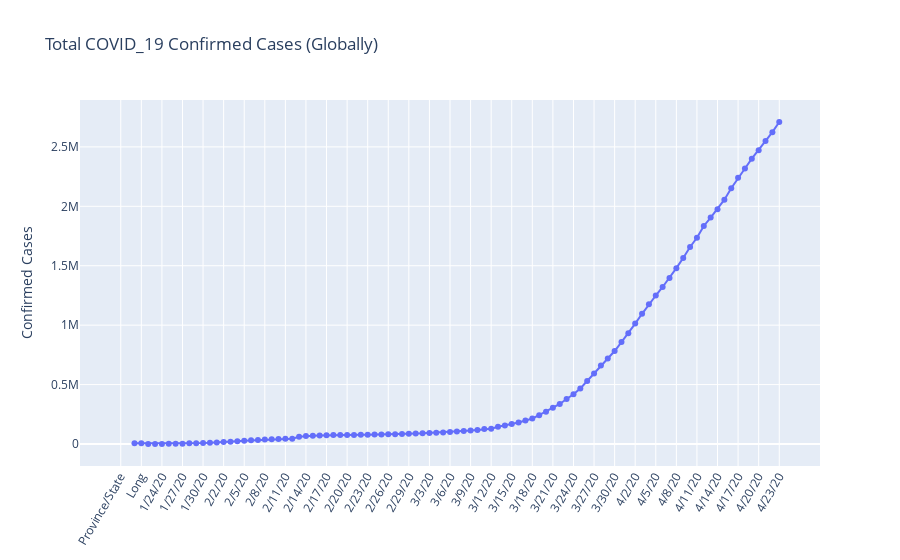

Notebook code for this chart:
### Code cell
fig = go.Figure(data=go.Scatter(x=confirmed_ts_summary.index,
                                y=confirmed_ts_summary.values,
                                mode='lines+markers')) # hover text goes here

fig.update_layout(title='Total COVID_19 Confirmed Cases (Globally)',
                  yaxis_title = 'Confirmed Cases',
                  
                  xaxis_tickangle = 300)
fig.show()

### Figure 1 — Plotly figure (JSON) as saved in the notebook; plotly's stock layout.template omitted (floating-point values rounded to 4 significant figures)
{"data": [{"mode": "lines+markers", "type": "scatter", "x": ["Province/State", "Country/Region", "Lat", "Long", "1/22/20", "1/23/20", "1/24/20", "1/25/20", "1/26/20", "1/27/20", "1/28/20", "1/29/20", "1/30/20", "1/31/20", "2/1/20", "2/2/20", "2/3/20", "2/4/20", "2/5/20", "2/6/20", "2/7/20", "2/8/20", "2/9/20", "2/10/20", "2/11/20", "2/12/20", "2/13/20", "2/14/20", "2/15/20", "2/16/20", "2/17/20", "2/18/20", "2/19/20", "2/20/20", "2/21/20", "2/22/20", "2/23/20", "2/24/20", "2/25/20", "2/26/20", "2/27/20", "2/28/20", "2/29/20", "3/1/20", "3/2/20", "3/3/20", "3/4/20", "3/5/20", "3/6/20", "3/7/20", "3/8/20", "3/9/20", "3/10/20", "3/11/20", "3/12/20", "3/13/20", "3/14/20", "3/15/20", "3/16/20", "3/17/20", "3/18/20", "3/19/20", "3/20/20", "3/21/20", "3/22/20", "3/23/20", "3/24/20", "3/25/20", "3/26/20", "3/27/20", "3/28/20", "3/29/20", "3/30/20", "3/31/20", "4/1/20", "4/2/20", "4/3/20", "4/4/20", "4/5/20", "4/6/20", "4/7/20", "4/8/20", "4/9/20", "4/10/20", "4/11/20", "4/12/20", "4/13/20", "4/14/20", "4/15/20", "4/16/20", "4/17/20", "4/18/20", "4/19/20", "4/20/20", "4/21/20", "4/22/20", "4/23/20"], "y": ["Australian Capital TerritoryNew South WalesNorthern TerritoryQueenslandSouth AustraliaTasmaniaVictoriaWestern AustraliaAlbertaBritish ColumbiaGrand PrincessManitobaNew BrunswickNewfoundland and LabradorNova ScotiaOntarioPrince Edward IslandQuebecSaskatchewanAnhuiBeijingChongqingFujianGansuGuangdongGuangxiGuizhouHainanHebeiHeilongjiangHenanHong KongHubeiHunanInner MongoliaJiangsuJiangxiJilinLiaoningMacauNingxiaQinghaiShaanxiShandongShanghaiShanxiSichuanTianjinTibetXinjiangYunnanZhejiangFaroe IslandsGreenlandFrench GuianaFrench PolynesiaGuadeloupeMayotteNew CaledoniaReunionSaint BarthelemySt MartinMartiniqueArubaCuracaoSint MaartenBermudaCayman IslandsChannel IslandsGibraltarIsle of ManMontserratDiamond PrincessRecoveredNorthwest TerritoriesYukonAnguillaBritish Virgin IslandsTurks and Caicos IslandsBonaire, Sint Eustatius and SabaFalkland Islands (Malvinas)Saint Pierre and Miquelon", "AfghanistanAlbaniaAlgeriaAndorraAngolaAntigua and BarbudaArgentinaArmeniaAustraliaAustraliaAustraliaAustraliaAustraliaAustraliaAustraliaAustraliaAustriaAzerbaijanBahamasBahrainBangladeshBarbadosBelarusBelgiumBeninBhutanBoliviaBosnia and HerzegovinaBrazilBruneiBulgariaBurkina FasoCabo VerdeCambodiaCameroonCanadaCanadaCanadaCanadaCanadaCanadaCanadaCanadaCanadaCanadaCanadaCentral African RepublicChadChileChinaChinaChinaChinaChinaChinaChinaChinaChinaChinaChinaChinaChinaChinaChinaChinaChinaChinaChinaChinaChinaChinaChinaChinaChinaChinaChinaChinaChinaChinaChinaChinaChinaColombiaCongo (Brazzaville)Congo (Kinshasa)Costa RicaCote d'IvoireCroatiaDiamond PrincessCubaCyprusCzechiaDenmarkDenmarkDenmarkDjiboutiDominican RepublicEcuadorEgyptEl SalvadorEquatorial GuineaEritreaEstoniaEswatiniEthiopiaFijiFinlandFranceFranceFranceFranceFranceFranceFranceFranceFranceFranceGabonGambiaGeorgiaGermanyGhanaGreeceGuatemalaGuineaGuyanaHaitiHoly SeeHondurasHungaryIcelandIndiaIndonesiaIranIraqIrelandIsraelItalyJamaicaJapanJordanKazakhstanKenyaKorea, SouthKuwaitKyrgyzstanLatviaLebanonLiberiaLiechtensteinLithuaniaLuxembourgMadagascarMalaysiaMaldivesMaltaMauritaniaMauritiusMexicoMoldovaMonacoMongoliaMontenegroMoroccoNamibiaNepalNetherlandsNetherlandsNetherlandsNetherlandsNew ZealandNicaraguaNigerNigeriaNorth MacedoniaNorwayOmanPakistanPanamaPapua New GuineaParaguayPeruPhilippinesPolandPortugalQatarRomaniaRussiaRwandaSaint LuciaSaint Vincent and the GrenadinesSan MarinoSaudi ArabiaSenegalSerbiaSeychellesSingaporeSlovakiaSloveniaSomaliaSouth AfricaSpainSri LankaSudanSurinameSwedenSwitzerlandTaiwan*TanzaniaThailandTogoTrinidad and TobagoTunisiaTurkeyUgandaUkraineUnited Arab EmiratesUnited KingdomUnited KingdomUnited KingdomUnited KingdomUnited KingdomUnited KingdomUnited KingdomUruguayUSUzbekistanVenezuelaVietnamZambiaZimbabweCanadaDominicaGrenadaMozambiqueSyriaTimor-LesteBelizeCanadaLaosLibyaWest Bank and GazaGuinea-BissauMaliSaint Kitts and NevisCanadaCanadaKosovoBurmaUnited KingdomUnited KingdomUnited KingdomMS ZaandamBotswanaBurundiSierra LeoneNetherlandsMalawiUnited KingdomFranceSouth SudanWestern SaharaSao Tome and PrincipeYemen", 5628.0, 5852.0, 555, 654, 941, 1434, 2118, 2927, 5578, 6166, 8234, 9927, 12038, 16787, 19881, 23892, 27635, 30794, 34391, 37120, 40150, 42762, 44802, 45221, 60368, 66885, 69030, 71224, 73258, 75136, 75639, 76197, 76819, 78572, 78958, 79561, 80406, 81388, 82746, 84112, 86011, 88369, 90306, 92840, 95120, 97886, 101801, 105847, 109821, 113590, 118620, 125875, 128352, 145205, 156101, 167454, 181574, 197102, 214821, 242570, 272208, 304507, 336953, 378231, 418041, 467653, 529591, 593291, 660693, 720140, 782389, 857487, 932475, 1013326, 1095698, 1175857, 1249484, 1321131, 1396092, 1479804, 1565278, 1657526, 1735650, 1834721, 1904838, 1976191, 2056054, 2152437, 2240190, 2317758, 2401101, 2472258, 2549122, 2624089, 2708884]}], "layout": {"title": {"text": "Total COVID_19 Confirmed Cases (Globally)"}, "xaxis": {"tickangle": -60}, "yaxis": {"title": {"text": "Confirmed Cases"}}}}
